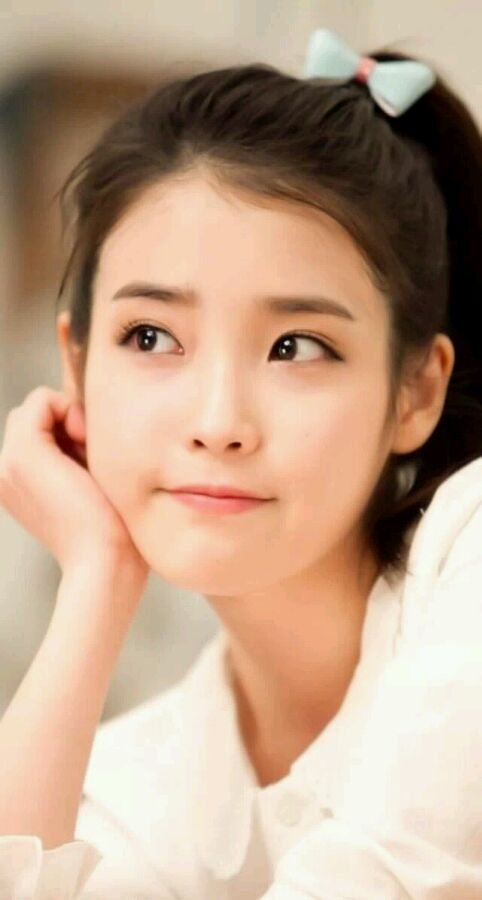
#> input picture image.jpg, 482 x 900 px; the run also reads 1 picture not shown here
$ python '图像的基本操作.py'
#> lines starting #> are read from the running program, lines starting #| are printed output that depends on the picture
# -*- coding: utf-8 -*-
# @Time : 2020/5/24
# @Author : J
# @File : 图像的基本操作.py
# @Software: PyCharm


import numpy as np
import cv2 as cv
from matplotlib import pyplot as plt
img = cv.imread("image.jpg")
#> img is the input picture: shape (900, 482, 3); mean B, G, R 138.2, 161.7, 190.6

# [32 lines of commented-out code are left out]


BLUE = [255,0,0]
img1 = cv.imread('image.png')
replicate = cv.copyMakeBorder(img1,10,10,10,10,cv.BORDER_REPLICATE)
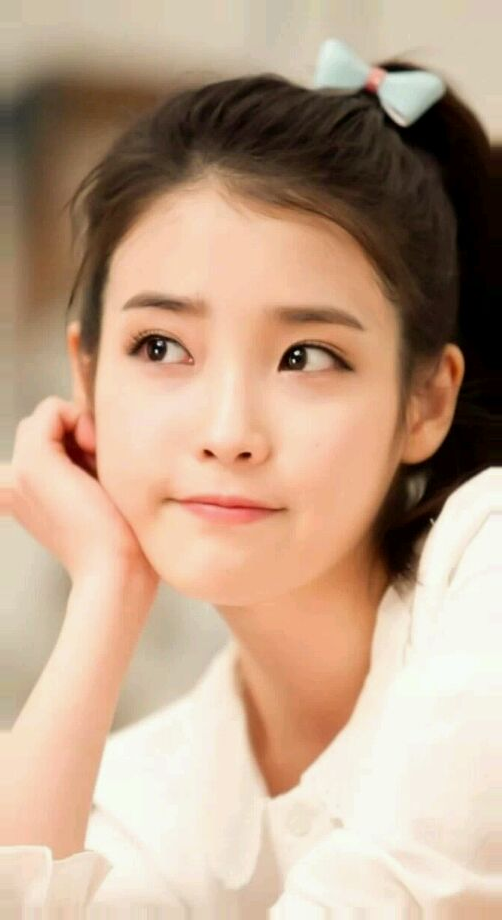
#> replicate: shape (920, 502, 3); mean B, G, R 139.3, 162.6, 190.6
reflect = cv.copyMakeBorder(img1,10,10,10,10,cv.BORDER_REFLECT)
reflect101 = cv.copyMakeBorder(img1,10,10,10,10,cv.BORDER_REFLECT_101)
wrap = cv.copyMakeBorder(img1,10,10,10,10,cv.BORDER_WRAP)
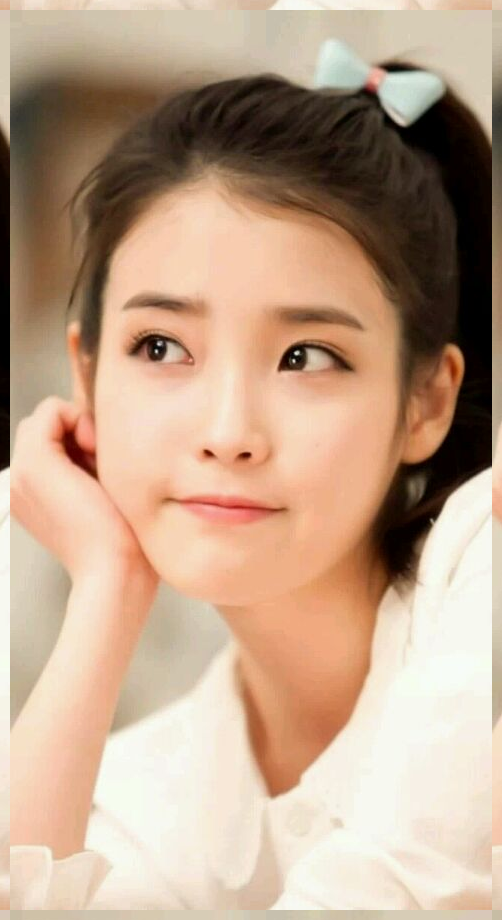
#> wrap: shape (920, 502, 3); mean B, G, R 139.2, 162.5, 190.5
constant= cv.copyMakeBorder(img1,10,10,10,10,cv.BORDER_CONSTANT,value=BLUE)
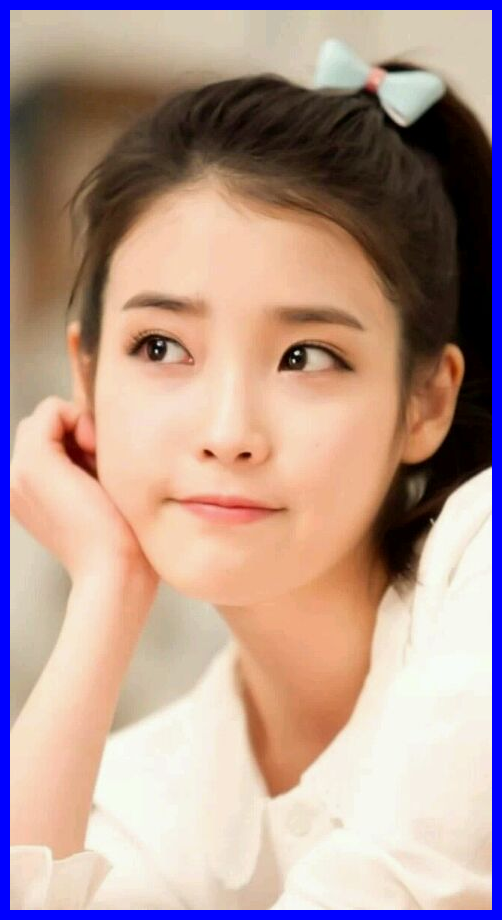
#> constant: shape (920, 502, 3); mean B, G, R 145.3, 151.9, 179
plt.subplot(231),plt.imshow(img1,'gray'),plt.title('ORIGINAL')
plt.subplot(232),plt.imshow(replicate,'gray'),plt.title('REPLICATE')
plt.subplot(233),plt.imshow(reflect,'gray'),plt.title('REFLECT')
plt.subplot(234),plt.imshow(reflect101,'gray'),plt.title('REFLECT_101')
plt.subplot(235),plt.imshow(wrap,'gray'),plt.title('WRAP')
plt.subplot(236),plt.imshow(constant,'gray'),plt.title('CONSTANT')
plt.show()
#> figure, not shown here; B, G, R data is drawn as R, G, B
